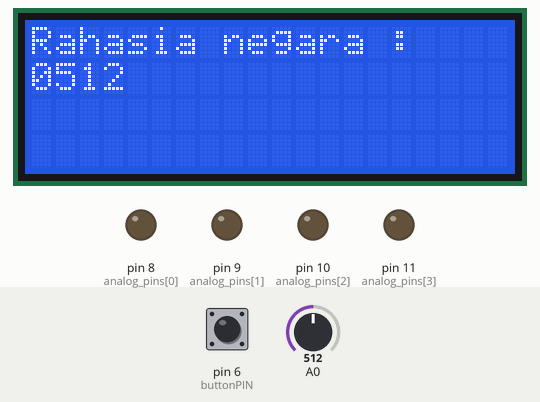
Bench run of a sketch on a simulated Arduino Uno, built with avr-gcc and run on an emulated ATmega328P. Parts: 20×4 character LCD, output pins drawn as LEDs (lit = HIGH). Inputs (shaded band) come from the test bench; at power-on: pin 6 (buttonPIN) LOW, A0 = 512. What the sketch prints to the serial monitor is not drawn.

Above: at 1.2 s.
1.3 s: pin 6 (buttonPIN) pulled HIGH for 0.15 s
At 2.5 s:
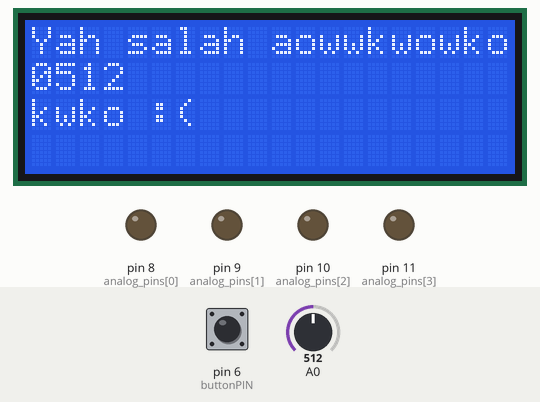
2.9 s: A0 set to 716
At 4.1 s:
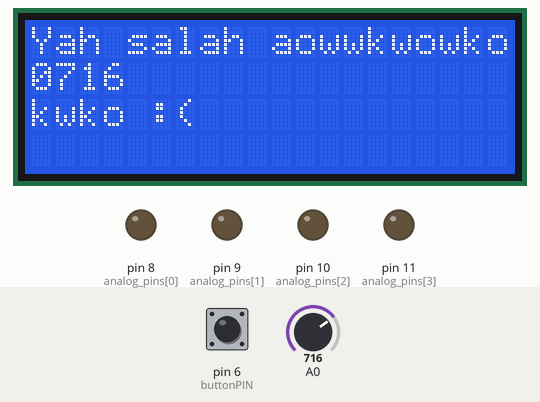
4.4 s: A0 set to 900
At 4.8 s:
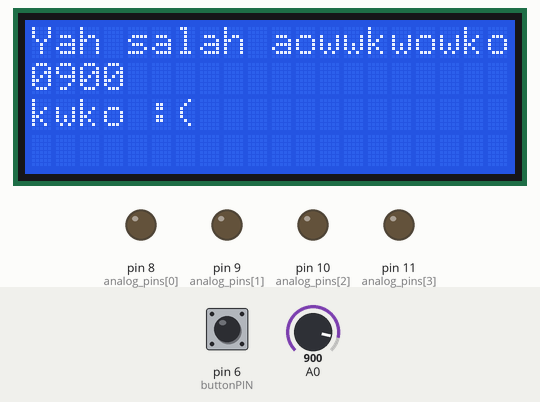
5.9 s: A0 set to 1010
At 7.0 s:
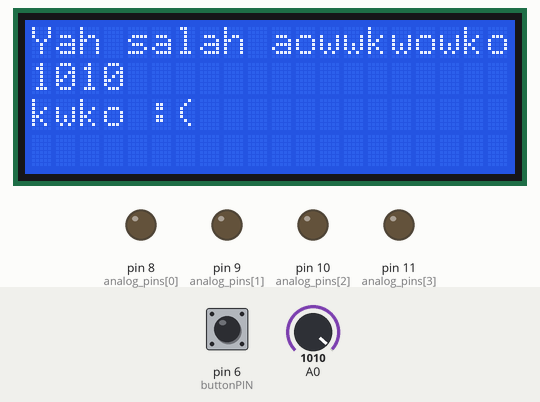
Timing chart, 0 to 8.4 s (numbered marks = the images above; inputs shaded):
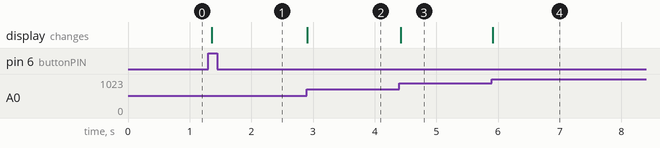

The sketch:

kode.ino
```cpp
#include <Wire.h>
#include <LiquidCrystal_I2C.h>

LiquidCrystal_I2C lcd_1(0x27,20,4);  // set the LCD address to 0x27 for a 16 chars and 2 line display

int sensorValue = 0;
int buttonPIN = 6;
int priorstate=0;
int now=0;
int scrolLeft = 0;
//LiquidCrystal lcd_1(12, 11, 5, 4, 3, 2);
String nilai[4] = {"", "", "", ""};
const uint8_t analog_pins[4] = {8, 9, 10, 11};
int state[4] = {0,0,0,0};
String jawab[4] = {
  "1000011101101101",
  "1011010000000000",
  "1001111110011001",
  "110100000111010"};

void setup()
{
  Serial.begin(9600);
  lcd_1.begin(); // Set up the number of columns and rows on the LCD.
  pinMode(buttonPIN, INPUT);

  // Print a message to the LCD.
  lcd_1.print("Rahasia negara : ");
}

void loop()
{

  // set the cursor to column 0, line 1
  // (note: line 1 is the second row, since counting
  // begins with 0):

  lcd_1.setCursor(0, 1);
  getPotensio();
  lcd_1.print(ledNilai());
  getButton();

  delay(10); // Wait for 1000 millisecond(s)
}

String encrypt(int a){
  int b = a+1;
  b = b*12093293;
  String hasil = String(b,BIN);
  return hasil;
}

String ledNilai(){

 return (nilai[0])+" "+(nilai[1])+" "+(nilai[2])+" "+(nilai[3]);
}

void checked(bool howSwitch){
  if(howSwitch){
    setRow(1);
    if(encrypt(analogRead(A0)) == jawab[now]){
    state[now] = 1023;
    now+=1;
    for (int positionCounter = 0; positionCounter < 1; positionCounter++) {
      // scroll one position left:
      lcd_1.scrollDisplayLeft();
      // wait a bit:
      delay(150);
    }
   }else{
    setRow(0);
   }
    lightLed();
  }
}
void getButton(){
  int stater;
  stater = digitalRead(buttonPIN);
  if( stater != priorstate ){
    Serial.println(stater);
    priorstate = stater;

    checked(stater);
  }

}
void setRow(bool what){
  lcd_1.setCursor(0, 0);
  if(what){
    lcd_1.print("Wah bener bangedd :)");
  }else{
    lcd_1.print("Yah salah aowwkwowkokwko :(");
  }

}
void getPotensio(){
  sensorValue = analogRead(A0);
  String hasil = "";
  if(sensorValue < 10){
    hasil = "000"+String(sensorValue);
  }else if(sensorValue < 100){
    hasil = "00"+String(sensorValue);
  }else if(sensorValue < 1000){
    hasil = "0"+String(sensorValue);
  }else{
    hasil += String(sensorValue);
  }

  nilai[now] = hasil;
}


void lightLed(){

  for(int i = 0 ;i<4;i++){
    analogWrite(analog_pins[i],state[i]);
  }
}
```

Measured:
- after the input at 1.3 s, the display: changes after 0.06 s (image 1)
- after the input at 2.9 s, the display: changes at once (image 2)
- after the input at 4.4 s, the display: changes at once (image 3)
- after the input at 5.9 s, the display: changes at once (image 4)
